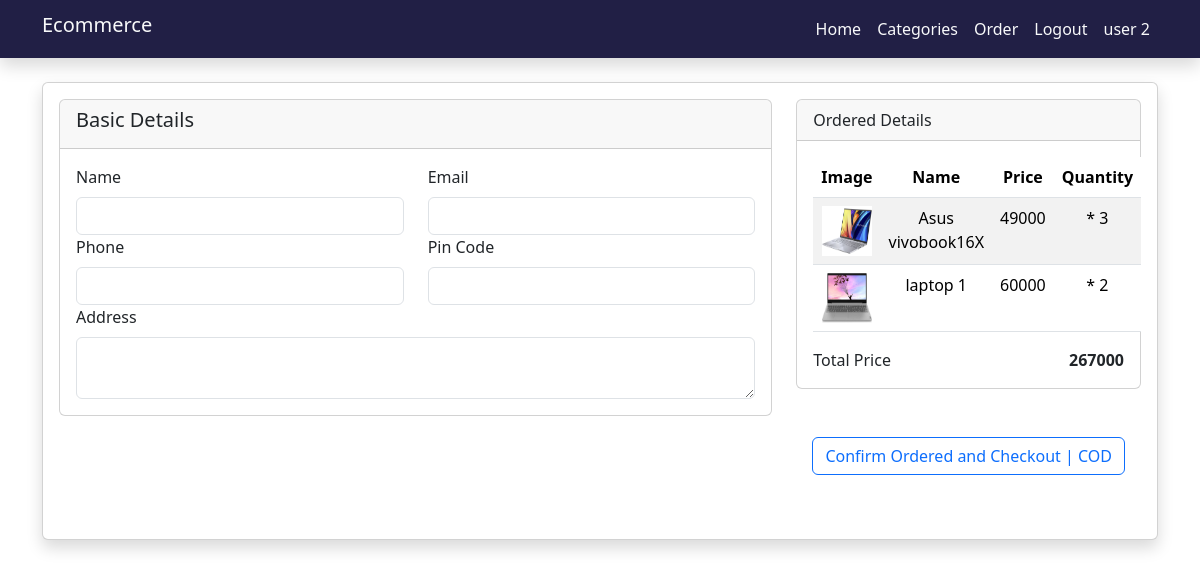
Screenshot of /dashboard/checkout.php (signed in) with the database file from the repository.
### tables this page shows
CREATE TABLE `product_quantity` (
  `id` int(11) NOT NULL,
  `user_id` int(11) NOT NULL,
  `product_id` int(11) NOT NULL,
  `product_qty` int(11) NOT NULL,
  `created_at` timestamp NOT NULL DEFAULT current_timestamp(),
  `username` varchar(191) NOT NULL,
  `price` varchar(191) NOT NULL,
  `prod_name` varchar(191) NOT NULL,
  `email` varchar(191) NOT NULL,
  `phone` varchar(20) NOT NULL,
  `pin_code` varchar(10) NOT NULL,
  `address` varchar(191) NOT NULL,
  `status` tinyint(4) NOT NULL DEFAULT 0
);

CREATE TABLE `product1998` (
  `pid` int(11) NOT NULL,
  `category_id` int(11) NOT NULL,
  `name` varchar(191) NOT NULL,
  `small_description` mediumtext NOT NULL,
  `long_description` longtext NOT NULL,
  `price` varchar(191) NOT NULL,
  `qty` varchar(191) NOT NULL,
  `trending` tinyint(4) NOT NULL DEFAULT 0,
  `selling_price` int(11) NOT NULL,
  `status` tinyint(4) NOT NULL DEFAULT 0,
  `created_at` timestamp NOT NULL DEFAULT current_timestamp(),
  `image` varchar(191) NOT NULL,
  `slug` varchar(191) NOT NULL
);

### dashboard/checkout.php (the view, shortened to what this page needs)
<?php
    include '../header.php';
    include 'config.php';
?>
    <div class="container my-4">
        <div class="card shadow">
            <div class="card-body">
                <form method="post">
                    <div class="row">
                        <div class="col-md-8">
                            <div class="card">
                                <div class="card-header">
                                    <h5>Basic Details</h5>
                                </div>
                                <div class="card-body">
                                    <div class="row">
                                        <div class="col-md-6">
                                            <label for="name" class="form-label">Name</label>
                                            <input type="text" class="form-control" name="name" id="name" required>
                                        </div>
                                        <div class="col-md-6">
                                            <label for="inputEmail4" class="form-label">Email</label>
                                            <input type="email" class="form-control" name="email" id="inputEmail4" required>
                                        </div>
                                    </div>
                                    <div class="row">
                                        <div class="col-md-6">
                                            <label for="phone" class="form-label">Phone</label>
                                            <input type="number" class="form-control" name="phone" id="phone" required>
                                        </div>
                                        <div class="col-md-6">
                                            <label for="pin_code" class="form-label">Pin Code</label>
                                            <input type="number" class="form-control" name="pin_code" id="pin_code" required>
                                        </div>
                                    </div>
                                    <div class="col-12">
                                        <label for="inputAddress2" class="form-label">Address </label>
                                        <textarea name="address" class="form-control" cols="3"></textarea>
                                    </div>
                                </div>
                            </div>
                        </div>
                        <div class="col-md-4">
                            <div class="card">
                                <div class="card-header">
                                    Ordered Details
                                </div>
                                <div class="card-body">
                                    <table class="table table-striped text-center">
                                        <thead>
                                            <tr>
                                            <th>Image</th>
                                            <th>Name</th>
                                            <th>Price</th>
                                            <th>Quantity</th>
                                            </tr>
                                        </thead>
                                        <tbody>
                                                <?php
                                                    if(isset($_SESSION['login_id']))
                                                    {
                                                        $c = $_SESSION['login_id'];
                                                        $sql="SELECT q.id AS qid, q.product_id, q.product_qty, p.pid AS id, p.name, p.price, p.image
                                                            FROM product_quantity q
                                                            INNER JOIN product1998 p ON q.product_id = p.pid
                                                            WHERE q.user_id = '$c'";
                                                        $res = $conn->query($sql);
                                                    }
                                                    if(mysqli_num_rows($res) > 0)
                                                    {
                                                        $p = 0;
                                                        foreach($res as $row)
                                                        {
                                                            ?>
                                            <tr>
                                                <td>
                                                    <img src="/ecommerce/admin/product/<?= $row['image']; ?>" alt="Product Image" width="50px" height="50px";>
                                                </td>
                                                <td><?= $row['name']; ?> </td>
                                                <td><?= $row['price']; ?> </td>
                                                <td> * <?= $row['product_qty']; ?></td>
                                            </tr>
                                                            <?php
                                                            $p += $row['price'] * $row['product_qty'];
                                                        }
                                                    }
                                                ?>
                                        </tbody>
                                    </table>
                                    <span>Total Price</span>
                                    <span class="float-end fw-bold">
                                        <?php
                                            if(isset($p)){
                                                echo $p;
                                            }
                                        ?>
                                    </span>
                                </div>
                            </div>
                            <div class="text-center my-5">
                                <button class="btn btn-outline-primary">Confirm Ordered and Checkout | COD</button>
                            </div>
                        </div>
                    </div>
                </form>
            </div>
        </div>
    </div>
<?php
    include '../footer.php';
?>

### rows the page displays
product_quantity: product1998.image (picture), product1998.name "Asus vivobook16X", product1998.price "49000", product_qty "3"
product_quantity: product1998.image (picture), product1998.name "laptop 1", product1998.price "60000", product_qty "2"

### other values shown
$_SESSION['username'] "user 2"
$p "267000"
